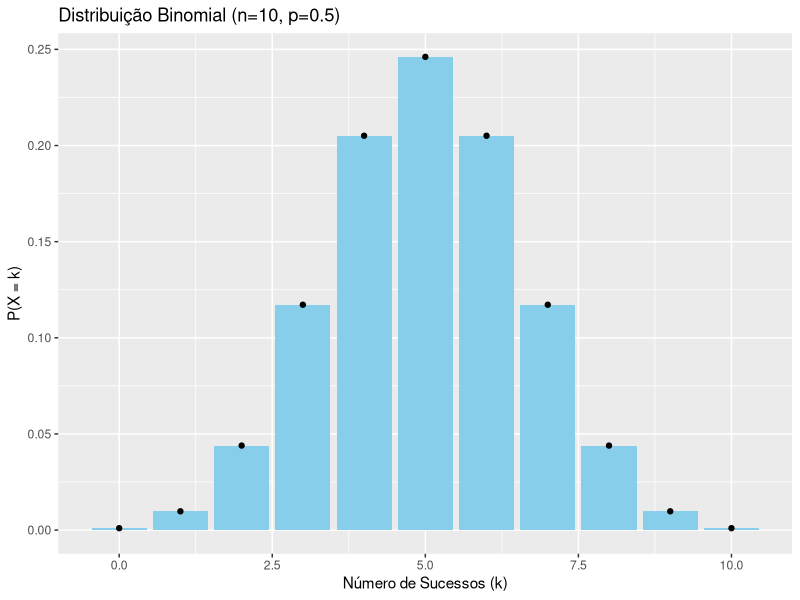
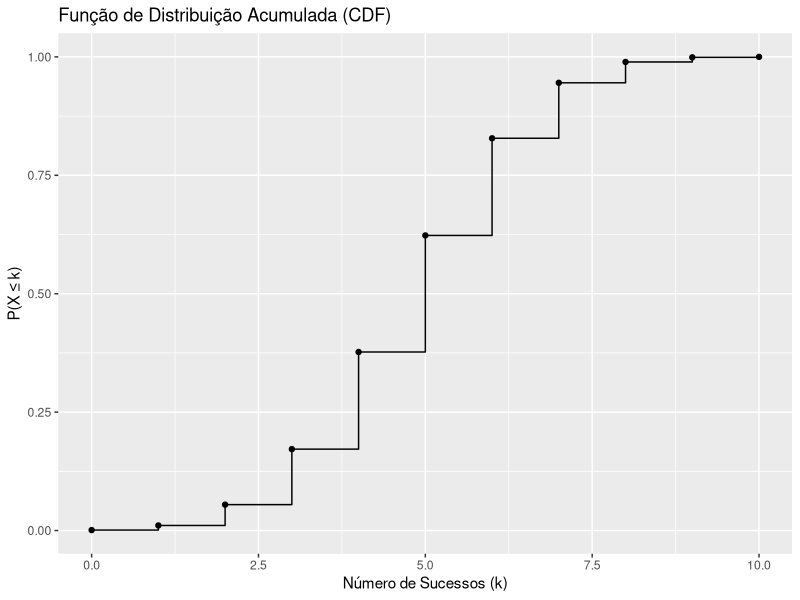

These charts were generated, in order, by the following R code:
#permutacoes e combinacoes
factorial(5)
factorial(4)  
factorial(9)/factorial(7)
#permutacao de pepper
#3 p, 2 e e 1 r e 6 letras ao todo
factorial(6)/(factorial(3)*factorial(2))
#distribuicao binomial
#jogar moeda 10 e obter 5 caras
dbinom(5, 10, 0.5) #eh a densidade que calcula a probabilidade acumulada ate certo ponto
#quero calcular a acumulada desde k = 0 ate k=5 em n=10 lancamento de moedas e k eh o numero de sucessos - cara
dbinom(0,10,0.5)
dbinom(1,10,0.5)
dbinom(2,10,0.5)
dbinom(3,10,0.5)
dbinom(4,10,0.5)

funcao_acumulada <- dbinom(0,10,0.5) + dbinom(1,10,0.5) + dbinom(2,10,0.5) + dbinom(3,10,0.5) + dbinom(4,10,0.5) + dbinom(5, 10, 0.5)
print(funcao_acumulada)

#vamos fazer de uma maneira automatizada
# Probabilidade acumulada P(X ≤ 5) para Binomial(n=10, p=0.5)
prob_acumulada <- pbinom(5, size = 10, prob = 0.5)

# Resultado
print(paste("Probabilidade acumulada P(X ≤ 5) =", round(prob_acumulada, 4)))

# Sua abordagem (somatório manual)
manual <- sum(dbinom(0:5, 10, 0.5))

# Abordagem com função acumulada
auto <- pbinom(5, 10, 0.5)

# Teste de igualdade
identical(manual, auto)  # Retorna TRUE

# Valor manual
print(manual, digits = 20)


# Valor automático
print(auto, digits = 20)


# Diferença infinitesimal!

# Parâmetros
n <- 10
p <- 0.5

# 1. Probabilidade exata de 5 caras
prob_exata <- dbinom(5, n, p)

# 2. Probabilidade de até 5 caras
prob_acumulada <- pbinom(5, n, p)

# 3. Probabilidade de mais de 5 caras
prob_mais_que_5 <- 1 - pbinom(5, n, p)

# 4. Probabilidade entre 3 e 5 caras (inclusive)
prob_entre_3_e_5 <- pbinom(5, n, p) - pbinom(2, n, p)

# Resultados
cat("P(X = 5):", prob_exata, "\n")
cat("P(X ≤ 5):", prob_acumulada, "\n")
cat("P(X > 5):", prob_mais_que_5, "\n")
cat("P(3 ≤ X ≤ 5):", prob_entre_3_e_5, "\n")

library(ggplot2)

dados_binom <- data.frame(
  k = 0:10,
  prob = dbinom(0:10, 10, 0.5),
  acumulada = pbinom(0:10, 10, 0.5)
)

# Gráfico de densidade (PMF)
ggplot(dados_binom, aes(x = k, y = prob)) +
  geom_col(fill = "skyblue") +
  geom_point() +
  labs(title = "Distribuição Binomial (n=10, p=0.5)",
       x = "Número de Sucessos (k)",
       y = "P(X = k)")

# Gráfico de distribuição acumulada (CDF)
ggplot(dados_binom, aes(x = k, y = acumulada)) +
  geom_step() +
  geom_point() +
  labs(title = "Função de Distribuição Acumulada (CDF)",
       x = "Número de Sucessos (k)",
       y = "P(X ≤ k)")
